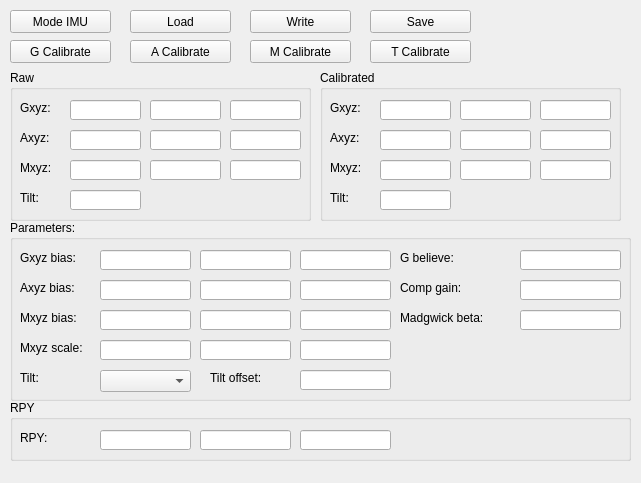
<?xml version="1.0" encoding="UTF-8"?>
<ui version="4.0">
 <class>Mode_imu</class>
 <widget class="QWidget" name="Mode_imu">
  <property name="geometry">
   <rect>
    <x>0</x>
    <y>0</y>
    <width>641</width>
    <height>483</height>
   </rect>
  </property>
  <property name="windowTitle">
   <string>Form</string>
  </property>
  <widget class="QGroupBox" name="groupBox_7">
   <property name="geometry">
    <rect>
     <x>10</x>
     <y>70</y>
     <width>301</width>
     <height>151</height>
    </rect>
   </property>
   <property name="title">
    <string>Raw</string>
   </property>
   <widget class="QLineEdit" name="tb_my">
    <property name="geometry">
     <rect>
      <x>140</x>
      <y>90</y>
      <width>71</width>
      <height>20</height>
     </rect>
    </property>
   </widget>
   <widget class="QLineEdit" name="tb_mx">
    <property name="geometry">
     <rect>
      <x>60</x>
      <y>90</y>
      <width>71</width>
      <height>20</height>
     </rect>
    </property>
   </widget>
   <widget class="QLineEdit" name="tb_mz">
    <property name="geometry">
     <rect>
      <x>220</x>
      <y>90</y>
      <width>71</width>
      <height>20</height>
     </rect>
    </property>
   </widget>
   <widget class="QLabel" name="label_28">
    <property name="geometry">
     <rect>
      <x>10</x>
      <y>90</y>
      <width>41</width>
      <height>16</height>
     </rect>
    </property>
    <property name="text">
     <string>Mxyz:</string>
    </property>
   </widget>
   <widget class="QLineEdit" name="tb_ay">
    <property name="geometry">
     <rect>
      <x>140</x>
      <y>60</y>
      <width>71</width>
      <height>20</height>
     </rect>
    </property>
   </widget>
   <widget class="QLineEdit" name="tb_ax">
    <property name="geometry">
     <rect>
      <x>60</x>
      <y>60</y>
      <width>71</width>
      <height>20</height>
     </rect>
    </property>
   </widget>
   <widget class="QLineEdit" name="tb_az">
    <property name="geometry">
     <rect>
      <x>220</x>
      <y>60</y>
      <width>71</width>
      <height>20</height>
     </rect>
    </property>
   </widget>
   <widget class="QLabel" name="label_37">
    <property name="geometry">
     <rect>
      <x>10</x>
      <y>60</y>
      <width>41</width>
      <height>16</height>
     </rect>
    </property>
    <property name="text">
     <string>Axyz:</string>
    </property>
   </widget>
   <widget class="QLineEdit" name="tb_gx">
    <property name="geometry">
     <rect>
      <x>60</x>
      <y>30</y>
      <width>71</width>
      <height>20</height>
     </rect>
    </property>
   </widget>
   <widget class="QLineEdit" name="tb_gz">
    <property name="geometry">
     <rect>
      <x>220</x>
      <y>30</y>
      <width>71</width>
      <height>20</height>
     </rect>
    </property>
   </widget>
   <widget class="QLabel" name="label_13">
    <property name="geometry">
     <rect>
      <x>10</x>
      <y>30</y>
      <width>41</width>
      <height>16</height>
     </rect>
    </property>
    <property name="text">
     <string>Gxyz:</string>
    </property>
   </widget>
   <widget class="QLineEdit" name="tb_gy">
    <property name="geometry">
     <rect>
      <x>140</x>
      <y>30</y>
      <width>71</width>
      <height>20</height>
     </rect>
    </property>
   </widget>
   <widget class="QLineEdit" name="tb_tilt_raw">
    <property name="geometry">
     <rect>
      <x>60</x>
      <y>120</y>
      <width>71</width>
      <height>20</height>
     </rect>
    </property>
   </widget>
   <widget class="QLabel" name="label_30">
    <property name="geometry">
     <rect>
      <x>10</x>
      <y>120</y>
      <width>31</width>
      <height>16</height>
     </rect>
    </property>
    <property name="text">
     <string>Tilt:</string>
    </property>
   </widget>
  </widget>
  <widget class="QPushButton" name="btn_change_mode_imu">
   <property name="geometry">
    <rect>
     <x>10</x>
     <y>10</y>
     <width>101</width>
     <height>23</height>
    </rect>
   </property>
   <property name="text">
    <string>Mode IMU</string>
   </property>
  </widget>
  <widget class="QGroupBox" name="groupBox_6">
   <property name="geometry">
    <rect>
     <x>10</x>
     <y>220</y>
     <width>621</width>
     <height>181</height>
    </rect>
   </property>
   <property name="title">
    <string>Parameters:</string>
   </property>
   <widget class="QLineEdit" name="tb_gbelieve">
    <property name="geometry">
     <rect>
      <x>510</x>
      <y>30</y>
      <width>101</width>
      <height>20</height>
     </rect>
    </property>
   </widget>
   <widget class="QLineEdit" name="tb_my_scale">
    <property name="geometry">
     <rect>
      <x>190</x>
      <y>120</y>
      <width>91</width>
      <height>20</height>
     </rect>
    </property>
   </widget>
   <widget class="QLabel" name="label_27">
    <property name="geometry">
     <rect>
      <x>390</x>
      <y>30</y>
      <width>81</width>
      <height>16</height>
     </rect>
    </property>
    <property name="text">
     <string>G believe:</string>
    </property>
   </widget>
   <widget class="QLabel" name="label_46">
    <property name="geometry">
     <rect>
      <x>10</x>
      <y>120</y>
      <width>81</width>
      <height>16</height>
     </rect>
    </property>
    <property name="text">
     <string>Mxyz scale:</string>
    </property>
   </widget>
   <widget class="QLabel" name="label_39">
    <property name="geometry">
     <rect>
      <x>10</x>
      <y>90</y>
      <width>71</width>
      <height>16</height>
     </rect>
    </property>
    <property name="text">
     <string>Mxyz bias:</string>
    </property>
   </widget>
   <widget class="QLineEdit" name="tb_mz_scale">
    <property name="geometry">
     <rect>
      <x>290</x>
      <y>120</y>
      <width>91</width>
      <height>20</height>
     </rect>
    </property>
   </widget>
   <widget class="QLineEdit" name="tb_gx_bias">
    <property name="geometry">
     <rect>
      <x>90</x>
      <y>30</y>
      <width>91</width>
      <height>20</height>
     </rect>
    </property>
   </widget>
   <widget class="QLineEdit" name="tb_my_bias">
    <property name="geometry">
     <rect>
      <x>190</x>
      <y>90</y>
      <width>91</width>
      <height>20</height>
     </rect>
    </property>
   </widget>
   <widget class="QLineEdit" name="tb_mz_bias">
    <property name="geometry">
     <rect>
      <x>290</x>
      <y>90</y>
      <width>91</width>
      <height>20</height>
     </rect>
    </property>
   </widget>
   <widget class="QLineEdit" name="tb_angle_adjust">
    <property name="geometry">
     <rect>
      <x>290</x>
      <y>150</y>
      <width>91</width>
      <height>20</height>
     </rect>
    </property>
   </widget>
   <widget class="QLineEdit" name="tb_mx_bias">
    <property name="geometry">
     <rect>
      <x>90</x>
      <y>90</y>
      <width>91</width>
      <height>20</height>
     </rect>
    </property>
   </widget>
   <widget class="QLabel" name="label_22">
    <property name="geometry">
     <rect>
      <x>10</x>
      <y>30</y>
      <width>71</width>
      <height>16</height>
     </rect>
    </property>
    <property name="text">
     <string>Gxyz bias:</string>
    </property>
   </widget>
   <widget class="QLineEdit" name="tb_gy_bias">
    <property name="geometry">
     <rect>
      <x>190</x>
      <y>30</y>
      <width>91</width>
      <height>20</height>
     </rect>
    </property>
   </widget>
   <widget class="QLineEdit" name="tb_gz_bias">
    <property name="geometry">
     <rect>
      <x>290</x>
      <y>30</y>
      <width>91</width>
      <height>20</height>
     </rect>
    </property>
   </widget>
   <widget class="QLineEdit" name="tb_mx_scale">
    <property name="geometry">
     <rect>
      <x>90</x>
      <y>120</y>
      <width>91</width>
      <height>20</height>
     </rect>
    </property>
   </widget>
   <widget class="QLabel" name="label_26">
    <property name="geometry">
     <rect>
      <x>200</x>
      <y>150</y>
      <width>71</width>
      <height>16</height>
     </rect>
    </property>
    <property name="text">
     <string>Tilt offset:</string>
    </property>
   </widget>
   <widget class="QComboBox" name="cb_tilt">
    <property name="geometry">
     <rect>
      <x>90</x>
      <y>150</y>
      <width>91</width>
      <height>22</height>
     </rect>
    </property>
   </widget>
   <widget class="QLabel" name="label_52">
    <property name="geometry">
     <rect>
      <x>10</x>
      <y>150</y>
      <width>51</width>
      <height>16</height>
     </rect>
    </property>
    <property name="text">
     <string>Tilt:</string>
    </property>
   </widget>
   <widget class="QLineEdit" name="tb_ay_bias">
    <property name="geometry">
     <rect>
      <x>190</x>
      <y>60</y>
      <width>91</width>
      <height>20</height>
     </rect>
    </property>
   </widget>
   <widget class="QLabel" name="label_33">
    <property name="geometry">
     <rect>
      <x>10</x>
      <y>60</y>
      <width>71</width>
      <height>16</height>
     </rect>
    </property>
    <property name="text">
     <string>Axyz bias:</string>
    </property>
   </widget>
   <widget class="QLineEdit" name="tb_ax_bias">
    <property name="geometry">
     <rect>
      <x>90</x>
      <y>60</y>
      <width>91</width>
      <height>20</height>
     </rect>
    </property>
   </widget>
   <widget class="QLineEdit" name="tb_az_bias">
    <property name="geometry">
     <rect>
      <x>290</x>
      <y>60</y>
      <width>91</width>
      <height>20</height>
     </rect>
    </property>
   </widget>
   <widget class="QLineEdit" name="tb_complementary_gain">
    <property name="geometry">
     <rect>
      <x>510</x>
      <y>60</y>
      <width>101</width>
      <height>20</height>
     </rect>
    </property>
   </widget>
   <widget class="QLabel" name="label_32">
    <property name="geometry">
     <rect>
      <x>390</x>
      <y>90</y>
      <width>111</width>
      <height>16</height>
     </rect>
    </property>
    <property name="text">
     <string>Madgwick beta:</string>
    </property>
   </widget>
   <widget class="QLineEdit" name="tb_madgwick_beta">
    <property name="geometry">
     <rect>
      <x>510</x>
      <y>90</y>
      <width>101</width>
      <height>20</height>
     </rect>
    </property>
    <property name="text">
     <string/>
    </property>
   </widget>
   <widget class="QLabel" name="label_34">
    <property name="geometry">
     <rect>
      <x>390</x>
      <y>60</y>
      <width>151</width>
      <height>16</height>
     </rect>
    </property>
    <property name="text">
     <string>Comp gain:</string>
    </property>
   </widget>
  </widget>
  <widget class="QPushButton" name="btn_mode_imu_load_params">
   <property name="geometry">
    <rect>
     <x>130</x>
     <y>10</y>
     <width>101</width>
     <height>23</height>
    </rect>
   </property>
   <property name="text">
    <string>Load</string>
   </property>
  </widget>
  <widget class="QPushButton" name="btn_mode_imu_write_params">
   <property name="geometry">
    <rect>
     <x>250</x>
     <y>10</y>
     <width>101</width>
     <height>23</height>
    </rect>
   </property>
   <property name="text">
    <string>Write</string>
   </property>
  </widget>
  <widget class="QPushButton" name="btn_mode_imu_save_params">
   <property name="geometry">
    <rect>
     <x>370</x>
     <y>10</y>
     <width>101</width>
     <height>23</height>
    </rect>
   </property>
   <property name="text">
    <string>Save</string>
   </property>
  </widget>
  <widget class="QGroupBox" name="groupBox">
   <property name="geometry">
    <rect>
     <x>320</x>
     <y>70</y>
     <width>301</width>
     <height>151</height>
    </rect>
   </property>
   <property name="title">
    <string>Calibrated</string>
   </property>
   <widget class="QLineEdit" name="tb_cab_mz">
    <property name="geometry">
     <rect>
      <x>220</x>
      <y>90</y>
      <width>71</width>
      <height>20</height>
     </rect>
    </property>
   </widget>
   <widget class="QLineEdit" name="tb_cab_my">
    <property name="geometry">
     <rect>
      <x>140</x>
      <y>90</y>
      <width>71</width>
      <height>20</height>
     </rect>
    </property>
   </widget>
   <widget class="QLineEdit" name="tb_cab_mx">
    <property name="geometry">
     <rect>
      <x>60</x>
      <y>90</y>
      <width>71</width>
      <height>20</height>
     </rect>
    </property>
   </widget>
   <widget class="QLineEdit" name="tb_cab_az">
    <property name="geometry">
     <rect>
      <x>220</x>
      <y>60</y>
      <width>71</width>
      <height>20</height>
     </rect>
    </property>
   </widget>
   <widget class="QLineEdit" name="tb_cab_ay">
    <property name="geometry">
     <rect>
      <x>140</x>
      <y>60</y>
      <width>71</width>
      <height>20</height>
     </rect>
    </property>
   </widget>
   <widget class="QLineEdit" name="tb_cab_ax">
    <property name="geometry">
     <rect>
      <x>60</x>
      <y>60</y>
      <width>71</width>
      <height>20</height>
     </rect>
    </property>
   </widget>
   <widget class="QLabel" name="label_40">
    <property name="geometry">
     <rect>
      <x>10</x>
      <y>60</y>
      <width>41</width>
      <height>16</height>
     </rect>
    </property>
    <property name="text">
     <string>Axyz:</string>
    </property>
   </widget>
   <widget class="QLabel" name="label_29">
    <property name="geometry">
     <rect>
      <x>10</x>
      <y>90</y>
      <width>41</width>
      <height>16</height>
     </rect>
    </property>
    <property name="text">
     <string>Mxyz:</string>
    </property>
   </widget>
   <widget class="QLineEdit" name="tb_cab_gz">
    <property name="geometry">
     <rect>
      <x>220</x>
      <y>30</y>
      <width>71</width>
      <height>20</height>
     </rect>
    </property>
   </widget>
   <widget class="QLineEdit" name="tb_cab_gx">
    <property name="geometry">
     <rect>
      <x>60</x>
      <y>30</y>
      <width>71</width>
      <height>20</height>
     </rect>
    </property>
   </widget>
   <widget class="QLabel" name="label_14">
    <property name="geometry">
     <rect>
      <x>10</x>
      <y>30</y>
      <width>41</width>
      <height>16</height>
     </rect>
    </property>
    <property name="text">
     <string>Gxyz:</string>
    </property>
   </widget>
   <widget class="QLineEdit" name="tb_cab_gy">
    <property name="geometry">
     <rect>
      <x>140</x>
      <y>30</y>
      <width>71</width>
      <height>20</height>
     </rect>
    </property>
   </widget>
   <widget class="QLineEdit" name="tb_tilt_cal">
    <property name="geometry">
     <rect>
      <x>60</x>
      <y>120</y>
      <width>71</width>
      <height>20</height>
     </rect>
    </property>
   </widget>
   <widget class="QLabel" name="label_35">
    <property name="geometry">
     <rect>
      <x>10</x>
      <y>120</y>
      <width>31</width>
      <height>16</height>
     </rect>
    </property>
    <property name="text">
     <string>Tilt:</string>
    </property>
   </widget>
  </widget>
  <widget class="QPushButton" name="btn_tilt_calib">
   <property name="geometry">
    <rect>
     <x>370</x>
     <y>40</y>
     <width>101</width>
     <height>23</height>
    </rect>
   </property>
   <property name="text">
    <string>T Calibrate</string>
   </property>
  </widget>
  <widget class="QPushButton" name="btn_gyro_calib_2">
   <property name="geometry">
    <rect>
     <x>250</x>
     <y>40</y>
     <width>101</width>
     <height>23</height>
    </rect>
   </property>
   <property name="text">
    <string>M Calibrate</string>
   </property>
  </widget>
  <widget class="QPushButton" name="btn_gyro_calib_3">
   <property name="geometry">
    <rect>
     <x>130</x>
     <y>40</y>
     <width>101</width>
     <height>23</height>
    </rect>
   </property>
   <property name="text">
    <string>A Calibrate</string>
   </property>
  </widget>
  <widget class="QPushButton" name="btn_gyro_calib">
   <property name="geometry">
    <rect>
     <x>10</x>
     <y>40</y>
     <width>101</width>
     <height>23</height>
    </rect>
   </property>
   <property name="text">
    <string>G Calibrate</string>
   </property>
  </widget>
  <widget class="QGroupBox" name="groupBox_2">
   <property name="geometry">
    <rect>
     <x>10</x>
     <y>400</y>
     <width>621</width>
     <height>61</height>
    </rect>
   </property>
   <property name="title">
    <string>RPY</string>
   </property>
   <widget class="QLineEdit" name="tb_yaw">
    <property name="geometry">
     <rect>
      <x>290</x>
      <y>30</y>
      <width>91</width>
      <height>20</height>
     </rect>
    </property>
   </widget>
   <widget class="QLineEdit" name="tb_pitch">
    <property name="geometry">
     <rect>
      <x>190</x>
      <y>30</y>
      <width>91</width>
      <height>20</height>
     </rect>
    </property>
   </widget>
   <widget class="QLineEdit" name="tb_roll">
    <property name="geometry">
     <rect>
      <x>90</x>
      <y>30</y>
      <width>91</width>
      <height>20</height>
     </rect>
    </property>
   </widget>
   <widget class="QLabel" name="label_31">
    <property name="geometry">
     <rect>
      <x>10</x>
      <y>30</y>
      <width>41</width>
      <height>16</height>
     </rect>
    </property>
    <property name="text">
     <string>RPY:</string>
    </property>
   </widget>
  </widget>
 </widget>
 <resources/>
 <connections/>
</ui>
